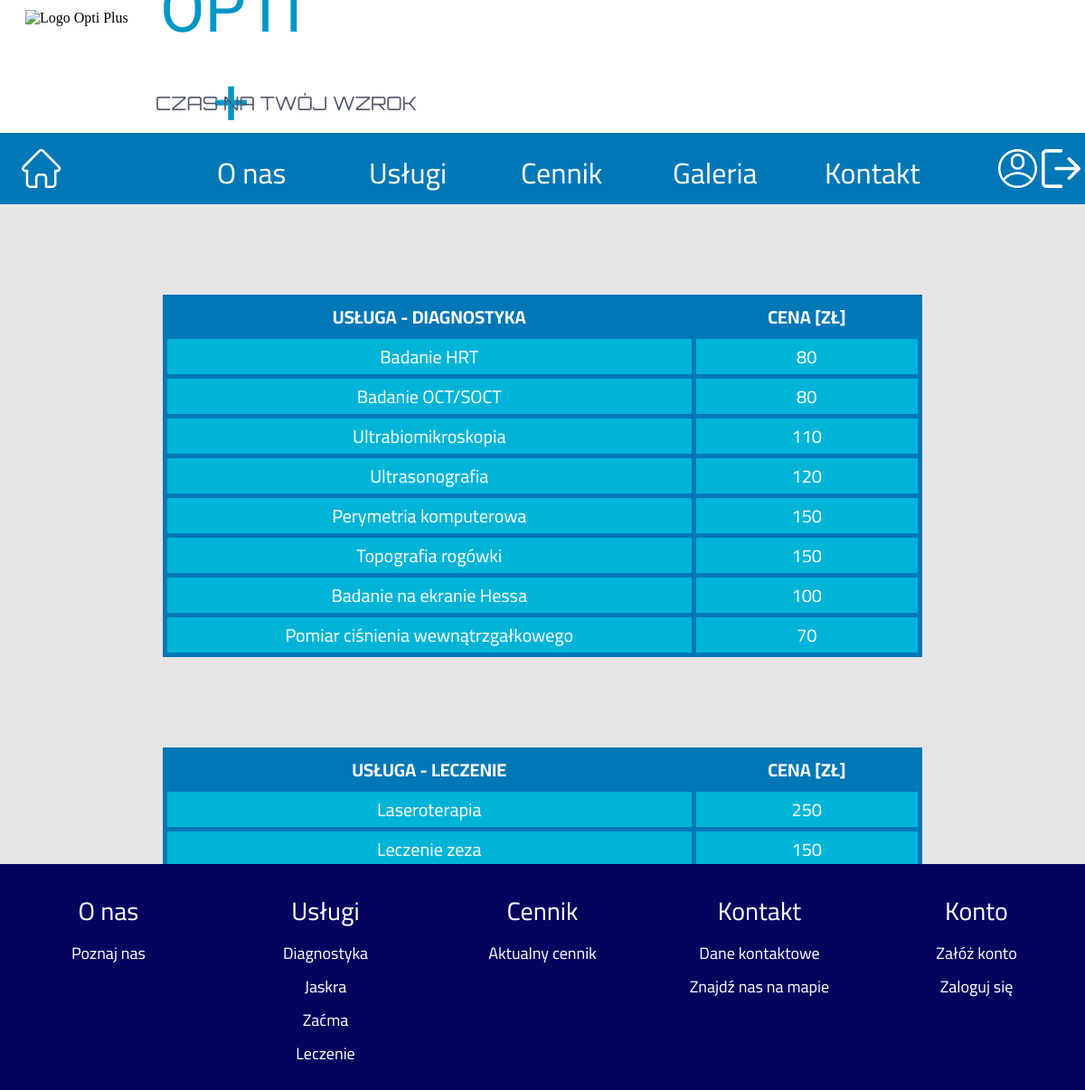
The page /pricelist/ (signed in) on the database its author committed.
### app/models.py (models this page shows, shortened)
class Services(models.Model):
    name = models.CharField(max_length=200,unique=True)
    service_type = models.ForeignKey(Servicetypes,on_delete=models.CASCADE)
    person = models.ForeignKey(Workers, on_delete=models.CASCADE)
    price = models.IntegerField()

### app/views.py (the view)
# urls.py: path('pricelist/',views.serviceslist,name='pricelist'),
def serviceslist(request):
    price_info_d = Services.objects.filter(service_type=2) #id = 2 - Diagnostyka in data base table
    price_info_l = Services.objects.filter(service_type=1) #id = 1 - Leczenie in data base table
    price_dict = {'priceinfod':price_info_d,'priceinfol':price_info_l}
    return render(request,'app/pricelist.html',context=price_dict)

### templates/app/pricelist.html
{% extends "app/base.html" %}
{% load static %}
  {% block head_block %}
  <link rel="stylesheet" href="{% static "css/app/pricelist.css" %}">
  {% endblock %}
  {% block body_block %}
    <div class="container">
      <table class="diagnostyka">
        <thead>
          <th>USŁUGA - DIAGNOSTYKA</th>
          <th>CENA [ZŁ]</th>
        </thead>
        {% if priceinfod %}
          {% for p in priceinfod %}
            <tr>
              <td>{{ p.name }}</td>
              <td>{{ p.price }}</td>
            </tr>
          {% endfor %}
        {% endif %}
      </table>
      <table class="leczenie">
        <thead>
          <th>USŁUGA - LECZENIE</th>
          <th>CENA [ZŁ]</th>
        </thead>
        {% if priceinfol %}
          {% for p in priceinfol %}
            <tr>
              <td>{{ p.name }}</td>
              <td>{{ p.price }}</td>
            </tr>
          {% endfor %}
        {% endif %}
      </table>
    </div>
  {% endblock %}

### static/css/app/pricelist.css (style rules this page uses)
.container { position: absolute; left: 0; top: 226px; width: 100%; background-color: #E5E5E5; }
.diagnostyka { margin-left: auto; margin-right: auto; margin-top: 100px; margin-bottom: 100px; width: 70%; text-align: center; background-color: #B6B6B6; border-collapse: collapse; font-family: 'Cairo', sans-serif; font-style: normal; font-weight: normal; font-size: 20px; color: #ffffff; }
.leczenie { margin-left: auto; margin-right: auto; margin-top: 100px; margin-bottom: 100px; width: 70%; text-align: center; background-color: #B6B6B6; border-collapse: collapse; font-family: 'Cairo', sans-serif; font-style: normal; font-weight: normal; font-size: 20px; color: #ffffff; }
th { background-color: #0077B6; border: 5px solid #0077B6; }
th:first-of-type { width: 70%; }
td { background-color: #00B4D8; border: 5px solid #0077B6; }
tr:last-of-type { margin-bottom: 200px; }

### rows shown on the page
Services: name "Badanie HRT", price "80"
Services: name "Badanie OCT/SOCT", price "80"
Services: name "Ultrabiomikroskopia", price "110"
Services: name "Ultrasonografia", price "120"
Services: name "Perymetria komputerowa", price "150"
Services: name "Topografia rogówki", price "150"
Services: name "Badanie na ekranie Hessa", price "100"
Services: name "Pomiar ciśnienia wewnątrzgałkowego", price "70"
Services: name "Laseroterapia", price "250"
Services: name "Leczenie zeza", price "150"
